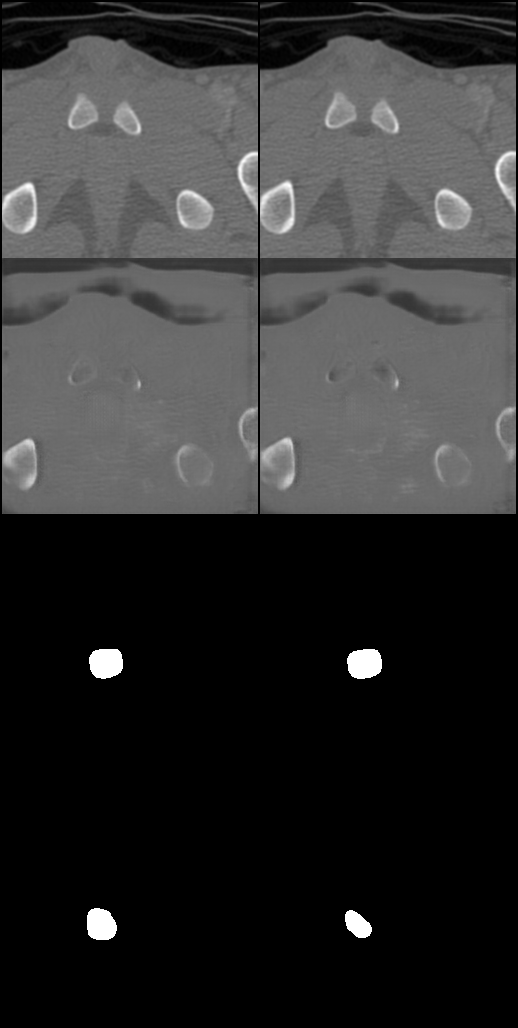
#> input picture outline/images/cfg.png, 518 x 1028 px
$ python make_outline.py
#> lines starting #> are read from the running program, lines starting #| are printed output that depends on the picture; after the words box and inside, x2 and y2 are one past the last pixel; in counts of white or black regions, pixels touching at a corner belong together
import os, cv2, numpy as np
path = './images/'
files = ['cfg.png', 'au.png', 'unet.png']

for file in files:
    img = cv2.imread(path + file)
#> img is the input picture: shape (1028, 518, 3); min 0, max 255, mean 49.9
    if file != 'cfg.png':
        # print(img.shape)

        ct = img[1:257,2:258,:]
        gt_original = img[257:513,2:258,:]
        proposed_original = img[515:771, 2:258, :]


        gt = cv2.cvtColor(gt_original, cv2.COLOR_BGR2GRAY)
        _, thresh = cv2.threshold(gt, 50, 255, cv2.THRESH_BINARY)
        contours, _= cv2.findContours(thresh, cv2.RETR_EXTERNAL, cv2.CHAIN_APPROX_NONE)


        p = cv2.cvtColor(proposed_original, cv2.COLOR_BGR2GRAY)
        _, thresh_p = cv2.threshold(p, 50, 255, cv2.THRESH_BINARY)
        contours_proposed,_ = cv2.findContours(thresh_p, cv2.RETR_EXTERNAL, cv2.CHAIN_APPROX_NONE)

        # Draw contours:
        added_original = gt_original + proposed_original
        added_original = cv2.drawContours(np.array(added_original), contours, -1, (0, 0, 255), 1)
        added_original = cv2.drawContours(np.array(added_original), contours_proposed, -1, (255, 0, 0), 1)
        added_original = cv2.bitwise_or(ct, added_original)
        # added_image = cv2.addWeighted(gt,.85,p,1,0)

        window_name = file.split('.')[0] + 'masked.png'

        # Using cv2.imshow() method
        # Displaying the image
        cv2.imwrite(window_name, added_original)
    else:
        print(img.shape)
#| (1028, 518, 3)
        ct = img[1:257,2:258,:]
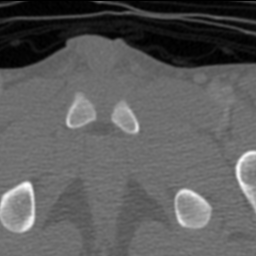
#> ct: shape (256, 256, 3); min 0, max 255, mean 92.3
        # gt_original = img[257:513,2:258,:]
        gt_original = img[516:772, 2:258, :]
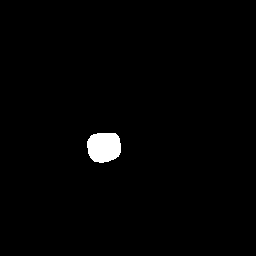
#> gt_original: shape (256, 256, 3); 1.3% white; 1 white region, box (x1, y1, x2, y2) and area: (87, 133, 121, 163) 858
        proposed_original = img[772:1028, 2:258, :]
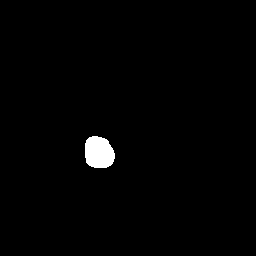
#> proposed_original: shape (256, 256, 3); 1.2% white; 1 white region, box (x1, y1, x2, y2) and area: (85, 136, 115, 168) 788
        print(proposed_original.shape)
#| (256, 256, 3)
        # print(img.shape)

        gt = cv2.cvtColor(gt_original, cv2.COLOR_BGR2GRAY)
#> gt: shape (256, 256); 1.3% white; 1 white region
        _, thresh = cv2.threshold(gt, 50, 255, cv2.THRESH_BINARY)
        contours, _ = cv2.findContours(thresh, cv2.RETR_EXTERNAL, cv2.CHAIN_APPROX_NONE)
#> contours = 1 contour; box (x1, y1, x2, y2) and area: (87, 133, 121, 163) 808

        p = cv2.cvtColor(proposed_original, cv2.COLOR_BGR2GRAY)
#> p: shape (256, 256); 1.2% white; 1 white region
        _, thresh_p = cv2.threshold(p, 50, 255, cv2.THRESH_BINARY)
        contours_proposed, _ = cv2.findContours(thresh_p, cv2.RETR_EXTERNAL, cv2.CHAIN_APPROX_NONE)
#> contours_proposed = 1 contour; box (x1, y1, x2, y2) and area: (85, 136, 115, 168) 741

        # Draw contours:
        added_original = gt_original + proposed_original
        added_original = cv2.drawContours(np.array(added_original), contours, -1, (0, 0, 255), 1)
        added_original = cv2.drawContours(np.array(added_original), contours_proposed, -1, (255, 0, 0), 1)
        added_original = cv2.bitwise_or(ct, added_original)
        # added_image = cv2.addWeighted(gt,.85,p,1,0)

        window_name = file.split('.')[0] + 'masked.png'

        # Using cv2.imshow() method
        # Displaying the image
        cv2.imwrite(window_name, added_original)
#> pass 2 of the loop `for file in files:`:
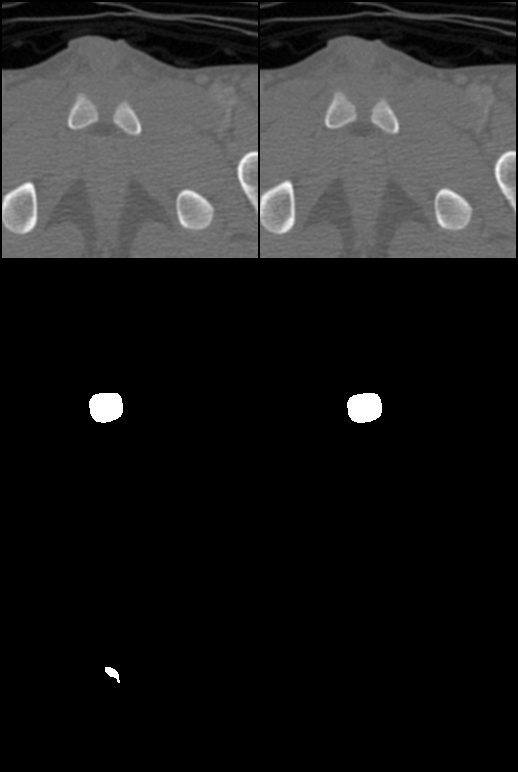
#> input picture outline/images/au.png, 518 x 772 px
#> img is the input picture: shape (772, 518, 3); min 0, max 255, mean 31.5
#> `proposed_original = img[515:771, 2:258, :]`:
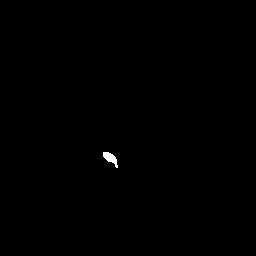
#> proposed_original: shape (256, 256, 3); 0.18% white; 1 white region, box (x1, y1, x2, y2) and area: (103, 152, 118, 168) 118
#> thresh: shape (256, 256); 1.7% white; 2 white regions
#> `contours, _= cv2.findContours(thresh, cv2.RETR_EXTERNAL, cv2.CHAIN_APP..`: contours = 2 contours, 1 with area under 20; largest, box (x1, y1, x2, y2) and area: (87, 136, 121, 166) 808
#> `contours_proposed,_ = cv2.findContours(thresh_p, cv2.RETR_EXTERNAL, cv..`: contours_proposed = 1 contour; box (x1, y1, x2, y2) and area: (103, 152, 118, 168) 96
#> `added_original = cv2.bitwise_or(ct, added_original)`:
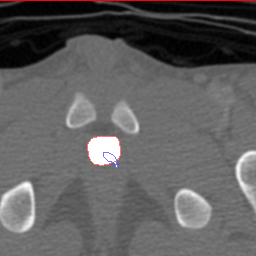
#> added_original: shape (256, 256, 3); mean B, G, R 94, 93.9, 95.1
#> pass 3 of the loop `for file in files:`:
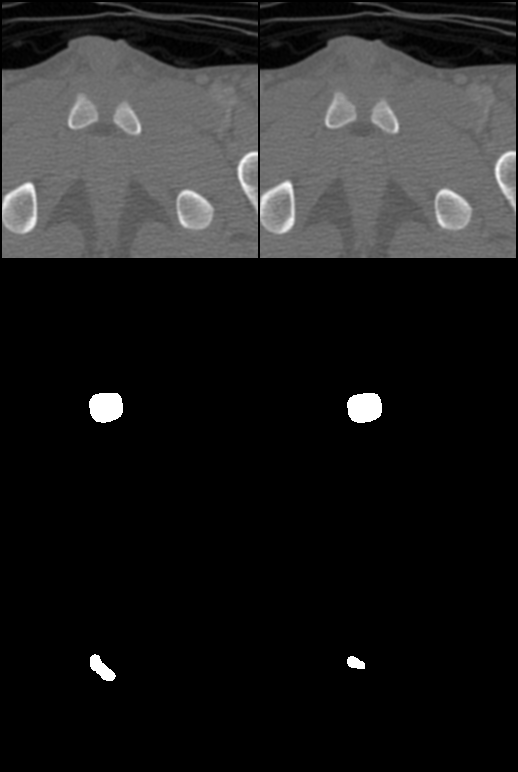
#> input picture outline/images/unet.png, 518 x 772 px
#> img is the input picture: shape (772, 518, 3); min 0, max 255, mean 31.8
#> `proposed_original = img[515:771, 2:258, :]`:
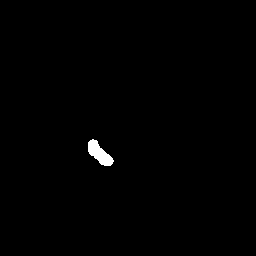
#> proposed_original: shape (256, 256, 3); 0.56% white; 1 white region, box (x1, y1, x2, y2) and area: (88, 139, 114, 166) 364
#> `contours_proposed,_ = cv2.findContours(thresh_p, cv2.RETR_EXTERNAL, cv..`: contours_proposed = 1 contour; box (x1, y1, x2, y2) and area: (88, 139, 114, 166) 328
#> `added_original = cv2.bitwise_or(ct, added_original)`:
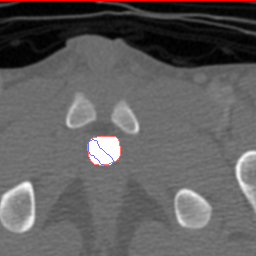
#> added_original: shape (256, 256, 3); mean B, G, R 94, 93.8, 95
